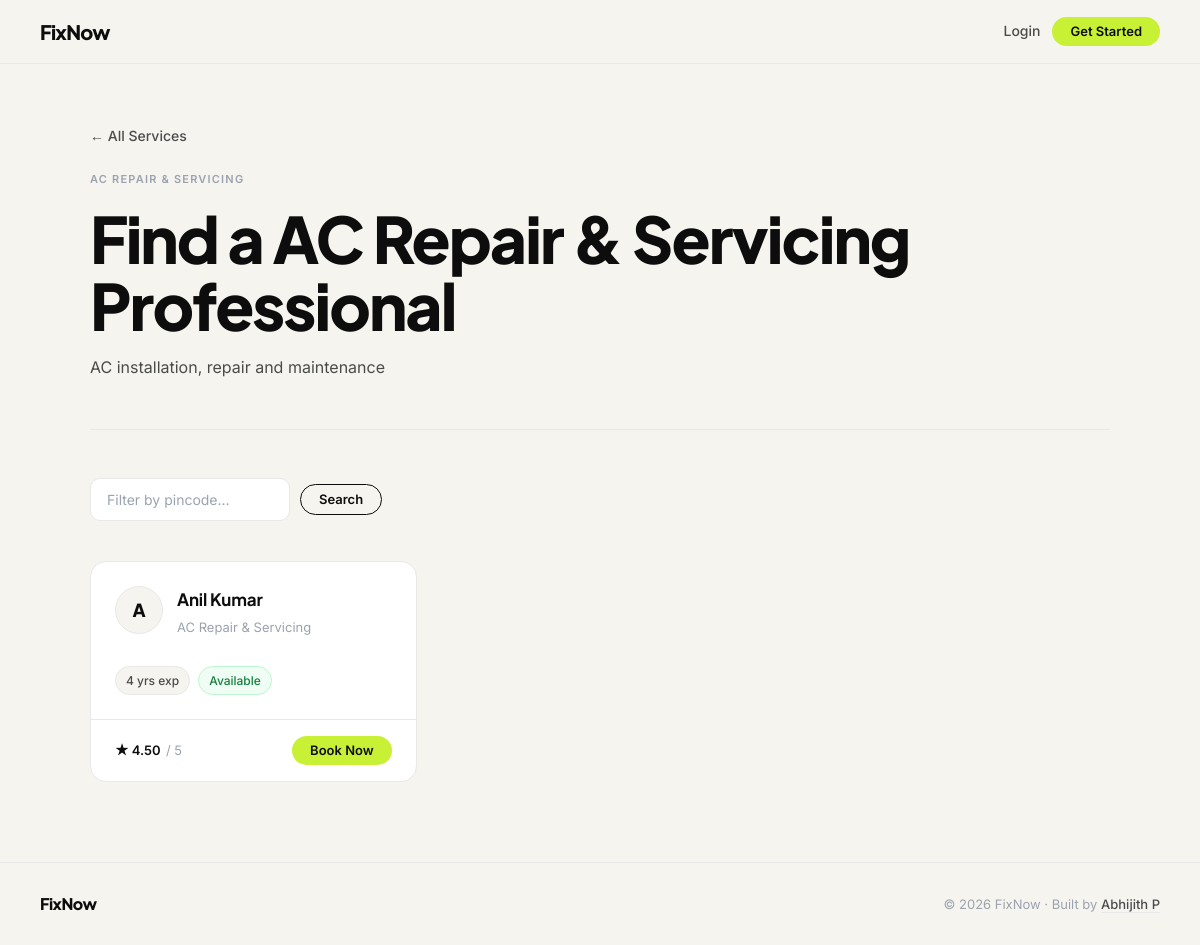
Page /services/ac-repair-servicing/ on the committed database.
### fixnow_app/models.py (models this page shows, shortened)
class ServiceCategory(models.Model):
    name = models.CharField(max_length=100)
    slug = models.SlugField(unique=True)
    icon = models.ImageField(upload_to='category_icons/', blank=True, null=True)
    description = models.TextField(blank=True)
    is_active = models.BooleanField(default=True)
    created_at = models.DateTimeField(auto_now_add=True)
    class Meta:
        verbose_name_plural = 'Service Categories'
        ordering = ['name']

class ProviderProfile(models.Model):
    STATUS_CHOICES = (
        ('pending', 'Pending'),
        ('approved', 'Approved'),
        ('rejected', 'Rejected'),
        ('suspended', 'Suspended'),
    )
    user = models.OneToOneField(CustomUser, on_delete=models.CASCADE, related_name='provider_profile')
    category = models.ForeignKey(ServiceCategory, on_delete=models.SET_NULL, null=True, blank=True, related_name='providers')
    custom_category_request = models.CharField(max_length=200, blank=True, null=True)
    bio = models.TextField(blank=True)
    experience_years = models.IntegerField(default=0)
    profile_photo = models.ImageField(upload_to='provider_photos/', blank=True, null=True)
    id_proof = models.FileField(upload_to='id_proofs/', blank=True, null=True)
    service_pincodes = models.ManyToManyField(ServicePincode, blank=True, related_name='providers')
    is_available = models.BooleanField(default=True)
    avg_rating = models.DecimalField(max_digits=3, decimal_places=2, default=0.00)
    status = models.CharField(max_length=20, choices=STATUS_CHOICES, default='pending')
    created_at = models.DateTimeField(auto_now_add=True)
    updated_at = models.DateTimeField(auto_now=True)

class CustomUser(AbstractUser):
    USER_TYPE_CHOICES = (
        ('customer', 'Customer'),
        ('provider', 'Provider'),
    )
    username = None
    email = models.EmailField(unique=True)
    phone = models.CharField(max_length=20, blank=True, null=True)
    user_type = models.CharField(max_length=20, choices=USER_TYPE_CHOICES, blank=True, null=True)
    created_at = models.DateTimeField(auto_now_add=True)
    updated_at = models.DateTimeField(auto_now=True)
    USERNAME_FIELD = 'email'
    REQUIRED_FIELDS = []
    objects = CustomUserManager()

### fixnow_app/views/auth_views.py (the view)
# urls.py: path('services/<slug:slug>/', views.service_category, name='service_category'),
def service_category(request, slug):
    from ..models import ServiceCategory, ProviderProfile
    category = get_object_or_404(ServiceCategory, slug=slug, is_active=True)
    pincode_filter = request.GET.get('pincode', '').strip()
    providers = ProviderProfile.objects.filter(
        category=category,
        status='approved'
    ).select_related('user')
    if pincode_filter:
        providers = providers.filter(
            service_pincodes__pincode=pincode_filter
        ).distinct()
    return render(request, 'frontend/category_detail.html', {
        'category': category,
        'providers': providers,
        'pincode_filter': pincode_filter,
    })

### templates/frontend/category_detail.html (shortened to what this page needs)
{% load static %}
<!DOCTYPE html>
<html lang="en">
<head>
    <link rel="stylesheet" href="{% static 'css/fixnow.css' %}">
</head>
<body>
<nav class="fn-navbar">
    <a href="{% url 'home' %}" class="fn-navbar__logo">FixNow</a>
    <div class="fn-navbar__links">
        {% if request.user.is_authenticated %}
            {% if request.user.user_type == 'customer' %}
            <a href="{% url 'customer_dashboard' %}" class="fn-navbar__link">My Bookings</a>
            {% endif %}
            <a href="{% url 'user_logout' %}" class="fn-btn fn-btn-ghost fn-btn-sm">Logout</a>
        {% else %}
            <a href="{% url 'user_login' %}" class="fn-navbar__link">Login</a>
            <a href="{% url 'customer_register' %}" class="fn-btn fn-btn-primary fn-btn-sm">Get Started</a>
        {% endif %}
    </div>
</nav>
<div class="fn-container">
    <div class="page-hero">
        <a href="{% url 'home' %}" class="fn-back">← All Services</a>
        <span class="fn-section-label">{{ category.name }}</span>
        <h1 class="fn-display fn-display-lg">Find a {{ category.name }} Professional</h1>
        {% if category.description %}
        <p style="margin-top:16px; font-size:16px; color:var(--fn-text-2); max-width:520px;">{{ category.description }}</p>
        {% endif %}
    </div>
    <div class="filter-row">
        <form method="GET">
            <input type="text" name="pincode" class="fn-input" value="{{ pincode_filter }}" placeholder="Filter by pincode..." style="width:200px;"/>
            <button type="submit" class="fn-btn fn-btn-secondary fn-btn-sm">Search</button>
        </form>
    </div>
    <div class="providers-grid">
        {% for provider in providers %}
        <div class="provider-card">
            <div class="provider-card__body">
                <div style="display:flex; align-items:center; gap:14px; margin-bottom:16px;">
                    <div class="provider-avatar">{{ provider.user.get_full_name|first|upper }}</div>
                    <div>
                        <div class="provider-name">{{ provider.user.get_full_name|default:provider.user.email }}</div>
                        <div class="provider-cat">{{ provider.category.name }}</div>
                    </div>
                </div>
                <div class="provider-tags">
                    <span class="provider-tag">{{ provider.experience_years }} yrs exp</span>
                    {% if provider.is_available %}
                    <span class="provider-tag" style="background:#f0fdf4; border-color:#bbf7d0; color:#15803d;">Available</span>
                    {% else %}
                    <span class="provider-tag" style="background:#fef2f2; border-color:#fecaca; color:#dc2626;">Unavailable</span>
                    {% endif %}
                </div>
            </div>
            <div class="provider-card__footer">
                <div class="provider-rating">
                    ★ {{ provider.avg_rating|default:"New" }}
                    <span>/ 5</span>
                </div>
                {% if provider.is_available %}
                <a href="{% url 'book_provider' provider.id %}" class="fn-btn fn-btn-primary fn-btn-sm">Book Now</a>
                {% else %}
                <span style="font-size:13px; color:var(--fn-text-3);">Not available</span>
                {% endif %}
            </div>
        </div>
        {% endfor %}
    </div>
    <div style="height:80px;"></div>
</div>
<footer class="fn-footer">
    <span class="fn-footer__logo">FixNow</span>
    <span class="fn-footer__copy">© 2026 FixNow · Built by <a href="https://abhijithp.vercel.app/" target="_blank" rel="noopener">Abhijith P</a></span>
</footer>
</body>
</html>

### static/css/fixnow.css (style rules this page uses)
:root { --fn-bg: #f5f4ef; --fn-bg-card: #ffffff; --fn-border: #e8e8e8; --fn-text-1: #0d0d0d; --fn-text-2: #4b4b4b; --fn-text-3: #9ca3af; --fn-accent: #c8f135; --fn-accent-dark: #a8cc1a; --fn-red: #ef4444; --fn-font-head: 'Plus Jakarta Sans', sans-serif; --fn-font-body: 'Inter', sans-serif; --fn-radius-card: 16px; --fn-radius-btn: 50px; --fn-shadow-card: 0 1px 3px rgba(0,0,0,0.06); --fn-shadow-action: 0 4px 16px rgba(0,0,0,0.10); --fn-max-width: 1100px; --fn-pad-section: 100px; --fn-pad-mobile: 40px; }
*, *::before, *::after { box-sizing: border-box; margin: 0; padding: 0; }
html { scroll-behavior: smooth; }
body { font-family: var(--fn-font-body); background: var(--fn-bg); color: var(--fn-text-1); font-size: 15px; line-height: 1.6; -webkit-font-smoothing: antialiased; }
a { color: inherit; text-decoration: none; }
button { cursor: pointer; font-family: inherit; }
p { margin-bottom: 1em; }
p:last-child { margin-bottom: 0; }
.fn-display { font-family: var(--fn-font-head); font-weight: 800; line-height: 1.05; letter-spacing: -0.03em; color: var(--fn-text-1); }
.fn-display-lg { font-size: clamp(36px, 6vw, 64px); }
.fn-section-label { font-family: var(--fn-font-body); font-size: 11px; font-weight: 600; letter-spacing: 1.2px; text-transform: uppercase; color: var(--fn-text-3); margin-bottom: 16px; display: block; }
.fn-container { max-width: var(--fn-max-width); margin: 0 auto; padding: 0 40px; }
.fn-navbar { position: sticky; top: 0; z-index: 100; background: var(--fn-bg); border-bottom: 1px solid var(--fn-border); padding: 0 40px; height: 64px; display: flex; align-items: center; justify-content: space-between; }
.fn-navbar__logo { font-family: var(--fn-font-head); font-size: 20px; font-weight: 800; letter-spacing: -0.04em; color: var(--fn-text-1); text-decoration: none; }
.fn-navbar__links { display: flex; align-items: center; gap: 12px; }
.fn-navbar__link { font-size: 14px; font-weight: 500; color: var(--fn-text-2); text-decoration: none; transition: color 0.2s; }
.fn-btn { display: inline-flex; align-items: center; justify-content: center; gap: 8px; padding: 12px 28px; border-radius: var(--fn-radius-btn); font-family: var(--fn-font-body); font-size: 14px; font-weight: 600; border: none; cursor: pointer; text-decoration: none; transition: all 0.2s; white-space: nowrap; line-height: 1; }
.fn-btn-primary { background: var(--fn-accent); color: var(--fn-text-1); }
.fn-btn-secondary { background: transparent; color: var(--fn-text-1); border: 1.5px solid var(--fn-text-1); }
.fn-btn-sm { padding: 8px 18px; font-size: 13px; }
.fn-input { width: 100%; padding: 12px 16px; border: 1.5px solid var(--fn-border); border-radius: 10px; font-family: var(--fn-font-body); font-size: 14px; color: var(--fn-text-1); background: var(--fn-bg-card); transition: border-color 0.2s, box-shadow 0.2s; box-sizing: border-box; }
.fn-input::placeholder { color: var(--fn-text-3); }
.fn-back { display: inline-flex; align-items: center; gap: 8px; font-size: 14px; font-weight: 500; color: var(--fn-text-2); text-decoration: none; margin-bottom: 24px; transition: color 0.2s; }
.fn-footer { border-top: 1px solid var(--fn-border); padding: 28px 40px; display: flex; justify-content: space-between; align-items: center; background: var(--fn-bg); margin-top: auto; }
.fn-footer__logo { font-family: var(--fn-font-head); font-size: 16px; font-weight: 800; letter-spacing: -0.03em; color: var(--fn-text-1); }
.fn-footer__copy { font-size: 13px; color: var(--fn-text-3); }
.fn-footer__copy a { color: var(--fn-text-2); font-weight: 500; text-decoration: underline; text-decoration-color: var(--fn-border); text-underline-offset: 3px; transition: color 0.2s; }

### rows in the picture
ServiceCategory: name "AC REPAIR & SERVICING", name "AC Repair & Servicing", description "AC installation, repair and maintenance"
ProviderProfile: user.get_full_name|first "A", user.get_full_name "Anil Kumar", category.name "AC Repair & Servicing", experience_years "4", is_available "Available", avg_rating "4.50"
